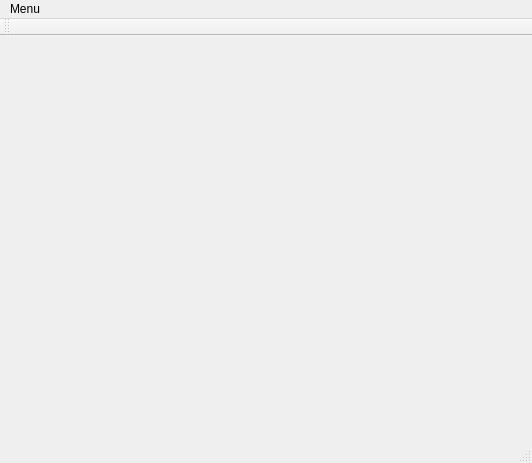
<?xml version="1.0" encoding="UTF-8"?>
<ui version="4.0">
 <class>MainWindow</class>
 <widget class="QMainWindow" name="MainWindow">
  <property name="enabled">
   <bool>true</bool>
  </property>
  <property name="geometry">
   <rect>
    <x>0</x>
    <y>0</y>
    <width>532</width>
    <height>463</height>
   </rect>
  </property>
  <property name="sizePolicy">
   <sizepolicy hsizetype="Expanding" vsizetype="Expanding">
    <horstretch>50</horstretch>
    <verstretch>55</verstretch>
   </sizepolicy>
  </property>
  <property name="minimumSize">
   <size>
    <width>506</width>
    <height>463</height>
   </size>
  </property>
  <property name="maximumSize">
   <size>
    <width>665</width>
    <height>568</height>
   </size>
  </property>
  <property name="baseSize">
   <size>
    <width>500</width>
    <height>500</height>
   </size>
  </property>
  <property name="contextMenuPolicy">
   <enum>Qt::ActionsContextMenu</enum>
  </property>
  <property name="acceptDrops">
   <bool>false</bool>
  </property>
  <property name="windowTitle">
   <string>USB Security Key Host </string>
  </property>
  <widget class="QWidget" name="centralWidget"/>
  <widget class="QToolBar" name="mainToolBar">
   <attribute name="toolBarArea">
    <enum>TopToolBarArea</enum>
   </attribute>
   <attribute name="toolBarBreak">
    <bool>false</bool>
   </attribute>
  </widget>
  <widget class="QStatusBar" name="statusBar"/>
  <widget class="QMenuBar" name="menuBar">
   <property name="geometry">
    <rect>
     <x>0</x>
     <y>0</y>
     <width>532</width>
     <height>19</height>
    </rect>
   </property>
   <widget class="QMenu" name="menuMenu">
    <property name="title">
     <string>Menu</string>
    </property>
    <addaction name="separator"/>
    <addaction name="actionExit"/>
   </widget>
   <addaction name="menuMenu"/>
  </widget>
  <action name="actionExit">
   <property name="text">
    <string>Exit</string>
   </property>
  </action>
  <action name="actionEncryption_tools">
   <property name="text">
    <string>Encryption tools</string>
   </property>
  </action>
  <action name="actionTest">
   <property name="text">
    <string>Test</string>
   </property>
  </action>
 </widget>
 <layoutdefault spacing="6" margin="11"/>
 <resources/>
 <connections/>
</ui>
